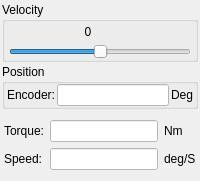
        <widget class="QWidget" name="pageVelocity">
         <layout class="QVBoxLayout" name="verticalLayout_14">
          <property name="spacing">
           <number>2</number>
          </property>
          <property name="leftMargin">
           <number>2</number>
          </property>
          <property name="topMargin">
           <number>2</number>
          </property>
          <property name="rightMargin">
           <number>2</number>
          </property>
          <property name="bottomMargin">
           <number>2</number>
          </property>
          <item>
           <widget class="QGroupBox" name="groupBox_15">
            <property name="title">
             <string>Velocity</string>
            </property>
            <layout class="QVBoxLayout" name="verticalLayout_20">
             <property name="spacing">
              <number>2</number>
             </property>
             <property name="leftMargin">
              <number>4</number>
             </property>
             <property name="topMargin">
              <number>0</number>
             </property>
             <property name="rightMargin">
              <number>4</number>
             </property>
             <property name="bottomMargin">
              <number>0</number>
             </property>
             <item>
              <widget class="QWidget" name="widget_14" native="true">
               <property name="minimumSize">
                <size>
                 <width>0</width>
                 <height>20</height>
                </size>
               </property>
               <property name="maximumSize">
                <size>
                 <width>16777215</width>
                 <height>20</height>
                </size>
               </property>
               <widget class="QLabel" name="labelVelocityVelocity">
                <property name="geometry">
                 <rect>
                  <x>64</x>
                  <y>0</y>
                  <width>30</width>
                  <height>20</height>
                 </rect>
                </property>
                <property name="text">
                 <string>0</string>
                </property>
                <property name="alignment">
                 <set>Qt::AlignCenter</set>
                </property>
               </widget>
              </widget>
             </item>
             <item>
              <widget class="QSlider" name="sliderVelocityVelocity">
               <property name="mouseTracking">
                <bool>false</bool>
               </property>
               <property name="styleSheet">
                <string notr="true"/>
               </property>
               <property name="minimum">
                <number>-30</number>
               </property>
               <property name="maximum">
                <number>30</number>
               </property>
               <property name="singleStep">
                <number>1</number>
               </property>
               <property name="orientation">
                <enum>Qt::Horizontal</enum>
               </property>
              </widget>
             </item>
            </layout>
           </widget>
          </item>
          <item>
           <widget class="QGroupBox" name="groupBox_14">
            <property name="title">
             <string>Position</string>
            </property>
            <layout class="QVBoxLayout" name="verticalLayout_17">
             <property name="leftMargin">
              <number>2</number>
             </property>
             <property name="topMargin">
              <number>0</number>
             </property>
             <property name="rightMargin">
              <number>2</number>
             </property>
             <property name="bottomMargin">
              <number>0</number>
             </property>
             <item>
              <widget class="QWidget" name="widget_15" native="true">
               <layout class="QHBoxLayout" name="horizontalLayout_14">
                <property name="spacing">
                 <number>2</number>
                </property>
                <property name="leftMargin">
                 <number>0</number>
                </property>
                <property name="topMargin">
                 <number>0</number>
                </property>
                <property name="rightMargin">
                 <number>0</number>
                </property>
                <property name="bottomMargin">
                 <number>0</number>
                </property>
                <item>
                 <widget class="QLabel" name="label_27">
                  <property name="text">
                   <string>Encoder:</string>
                  </property>
                 </widget>
                </item>
                <item>
                 <widget class="QLineEdit" name="editVelocityCurrentPos">
                  <property name="styleSheet">
                   <string notr="true">background-color: rgb(255, 255, 255);</string>
                  </property>
                  <property name="readOnly">
                   <bool>true</bool>
                  </property>
                 </widget>
                </item>
                <item>
                 <widget class="QLabel" name="label_28">
                  <property name="text">
                   <string>Deg</string>
                  </property>
                 </widget>
                </item>
               </layout>
              </widget>
             </item>
            </layout>
           </widget>
          </item>
          <item>
           <widget class="QWidget" name="widget_16" native="true">
            <layout class="QGridLayout" name="gridLayout_7">
             <property name="leftMargin">
              <number>2</number>
             </property>
             <property name="rightMargin">
              <number>2</number>
             </property>
             <item row="0" column="0">
              <widget class="QLabel" name="label_31">
               <property name="text">
                <string>Torque:</string>
               </property>
              </widget>
             </item>
             <item row="0" column="1">
              <widget class="QLineEdit" name="editVelocityTorque">
               <property name="maximumSize">
                <size>
                 <width>16777215</width>
                 <height>16777215</height>
                </size>
               </property>
               <property name="styleSheet">
                <string notr="true">background-color: rgb(255, 255, 255);</string>
               </property>
               <property name="readOnly">
                <bool>true</bool>
               </property>
              </widget>
             </item>
             <item row="0" column="2">
              <widget class="QLabel" name="label_32">
               <property name="text">
                <string>Nm</string>
               </property>
              </widget>
             </item>
             <item row="1" column="0">
              <widget class="QLabel" name="labelSpeed10_2">
               <property name="text">
                <string>Speed:</string>
               </property>
              </widget>
             </item>
             <item row="1" column="1">
              <widget class="QLineEdit" name="editVelocitySpeed">
               <property name="maximumSize">
                <size>
                 <width>16777215</width>
                 <height>16777215</height>
                </size>
               </property>
               <property name="styleSheet">
                <string notr="true">background-color: rgb(255, 255, 255);</string>
               </property>
               <property name="readOnly">
                <bool>true</bool>
               </property>
              </widget>
             </item>
             <item row="1" column="2">
              <widget class="QLabel" name="labelSpeed11_2">
               <property name="text">
                <string>deg/S</string>
               </property>
              </widget>
             </item>
            </layout>
           </widget>
          </item>
         </layout>
        </widget>
